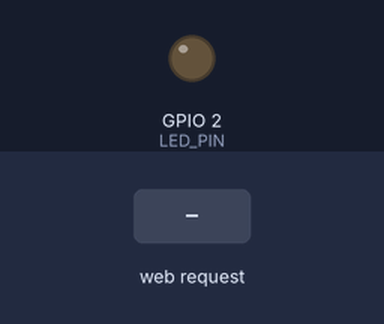
Recording of a program running on a simulated ESP32. Parts: output pins drawn as LEDs (lit = HIGH). Inputs (shaded band) come from the test bench. WiFi joins after 1.5 s; servers stay silent unless stated; what the program prints to the serial monitor is not drawn.

Above: at 2.7 s.
2.8 s: HTTP request GET /LED=ON received
At 4.0 s:
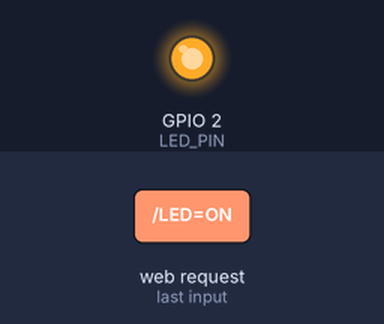
4.3 s: HTTP request GET /LED=OFF received
At 5.2 s:
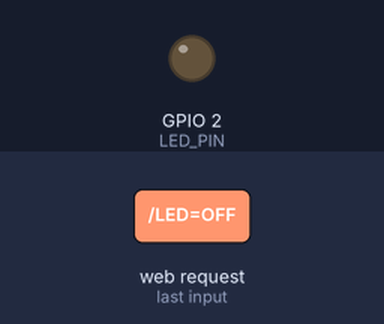
Timing chart, 0 to 7.3 s (numbered marks = the images above; inputs shaded):
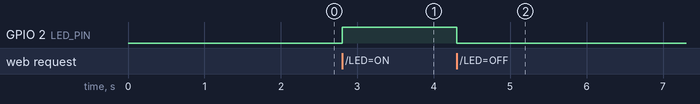

Measured:
- after the input at 2.8 s, GPIO 2 (LED_PIN): LOW → HIGH at once
- after the input at 4.3 s, GPIO 2 (LED_PIN): HIGH → LOW at once

The program:

main.cpp
```cpp
#include <WiFi.h>

// -------- WiFi credentials --------
const char* ssid     = "Pixel :3";
const char* password = "6fm82ifndqs22ck";

// -------- Static IP configuration --------
IPAddress local_IP(10, 141, 172, 100); // Static IP
IPAddress gateway(10, 141, 172, 140);
IPAddress subnet(255, 255, 255, 0);
IPAddress primaryDNS(8, 8, 8, 8);        // Optional
IPAddress secondaryDNS(8, 8, 4, 4);      // Optional

// -------- Web server & LED pin --------
WiFiServer server(80);       // HTTP server on port 80
const int LED_PIN = 2;       // Change if your LED is on another pin

void setup() {
  Serial.begin(115200);

  // LED setup
  pinMode(LED_PIN, OUTPUT);
  digitalWrite(LED_PIN, LOW);

  // Set Static IP (optional, but you wanted it)
  if (!WiFi.config(local_IP, gateway, subnet, primaryDNS, secondaryDNS)) {
    Serial.println("Static IP Failed!");
  }

  // Connect to WiFi
  Serial.print("Connecting to ");
  Serial.println(ssid);
  WiFi.begin(ssid, password);

  while (WiFi.status() != WL_CONNECTED) {
    delay(500);
    Serial.print(".");
  }

  Serial.println("\nConnected!");
  Serial.print("ESP32 IP: ");
  Serial.println(WiFi.localIP());

  // Start web server
  server.begin();
  Serial.println("HTTP server started");
}

void loop() {
  WiFiClient client = server.available();
  if (!client) return;  // No client, exit loop()

  Serial.println("New Client connected");

  String requestLine = "";
  // Read only the first request line (e.g. "GET /LED=ON HTTP/1.1")
  while (client.connected()) {
    if (client.available()) {
      char c = client.read();
      if (c == '\r') continue;   // ignore carriage return
      if (c == '\n') break;      // end of first line
      requestLine += c;
    }
  }
  Serial.println(requestLine);

  // ----- LED CONTROL -----
  if (requestLine.indexOf("GET /LED=ON") != -1) {
    digitalWrite(LED_PIN, HIGH);
  } else if (requestLine.indexOf("GET /LED=OFF") != -1) {
    digitalWrite(LED_PIN, LOW);
  }

  // ----- RESPONSE PAGE -----
  String htmlPage =
    "<!DOCTYPE html><html>"
    "<head><meta charset='UTF-8'><title>ESP32 LED Control</title></head>"
    "<body>"
    "<h1>ESP32 LED Control</h1>"
    "<p><a href=\"/LED=ON\"><button>LED ON</button></a></p>"
    "<p><a href=\"/LED=OFF\"><button>LED OFF</button></a></p>"
    "</body></html>";

  client.println("HTTP/1.1 200 OK");
  client.println("Content-Type: text/html");
  client.println("Connection: close");
  client.println();
  client.println(htmlPage);

  delay(1);
  client.stop();
  Serial.println("Client disconnected");
}
```
